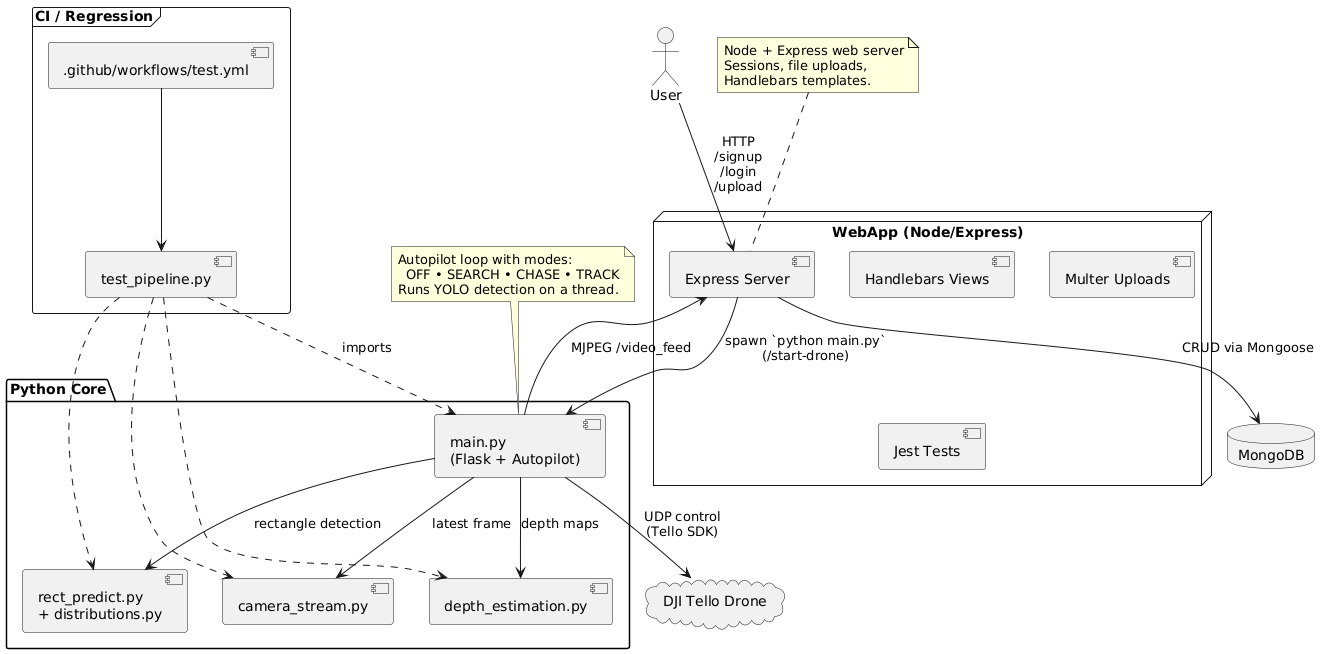
#> input picture MDS_UML.png, 1330 x 654 px; its folder holds only this picture in this run
$ python -i rect_predict.py   (imports and definitions only)
#> lines starting #> are read from the running program, lines starting #| are printed output that depends on the picture
#> further down, picture is the input picture: shape (654, 1330, 3); mean B, G, R 245.6, 246.5, 246.4
"""Utility functions for edge detection and rectangle finding."""

import cv2
import numpy as np
import distributions

# [16 lines left out: function detect_vertical_edges, not called in this run]

def detect_edges_with_rgb(image):
    """Return an RGB edge map encoding different edge orientations."""
    # Define kernels for detecting edges
    left_kernel = np.array([[1, 0, -1],
                            [2, 0, -2],
                            [1, 0, -1]])

    right_kernel = np.array([[-1, 0, 1],
                             [-2, 0, 2],
                             [-1, 0, 1]])

    top_kernel = np.array([[-1, -2, -1],
                           [0, 0, 0],
                           [1, 2, 1]])

    # Convert the image to grayscale if it's not already
    gray_image = cv2.cvtColor(image, cv2.COLOR_BGR2GRAY)
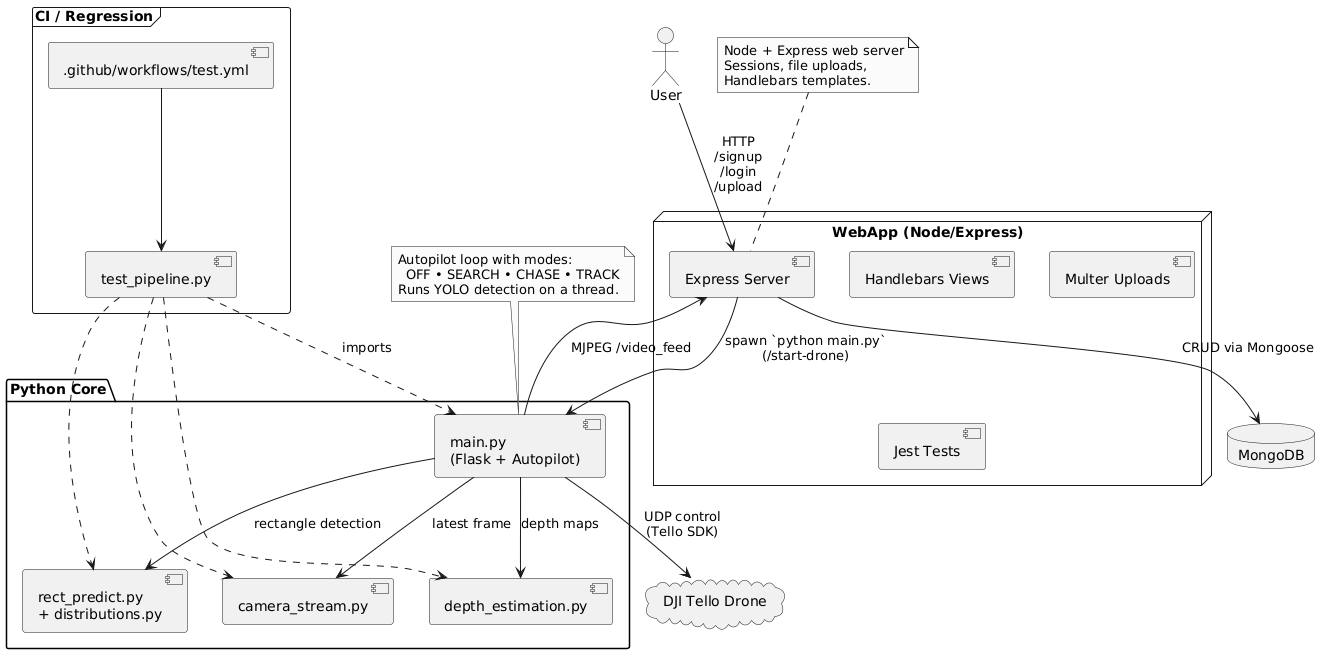
#> gray_image: shape (654, 1330); min 0, max 255, mean 246.4

    # Apply the kernels using cv2.filter2D
    left_edges = cv2.filter2D(gray_image, -1, left_kernel)
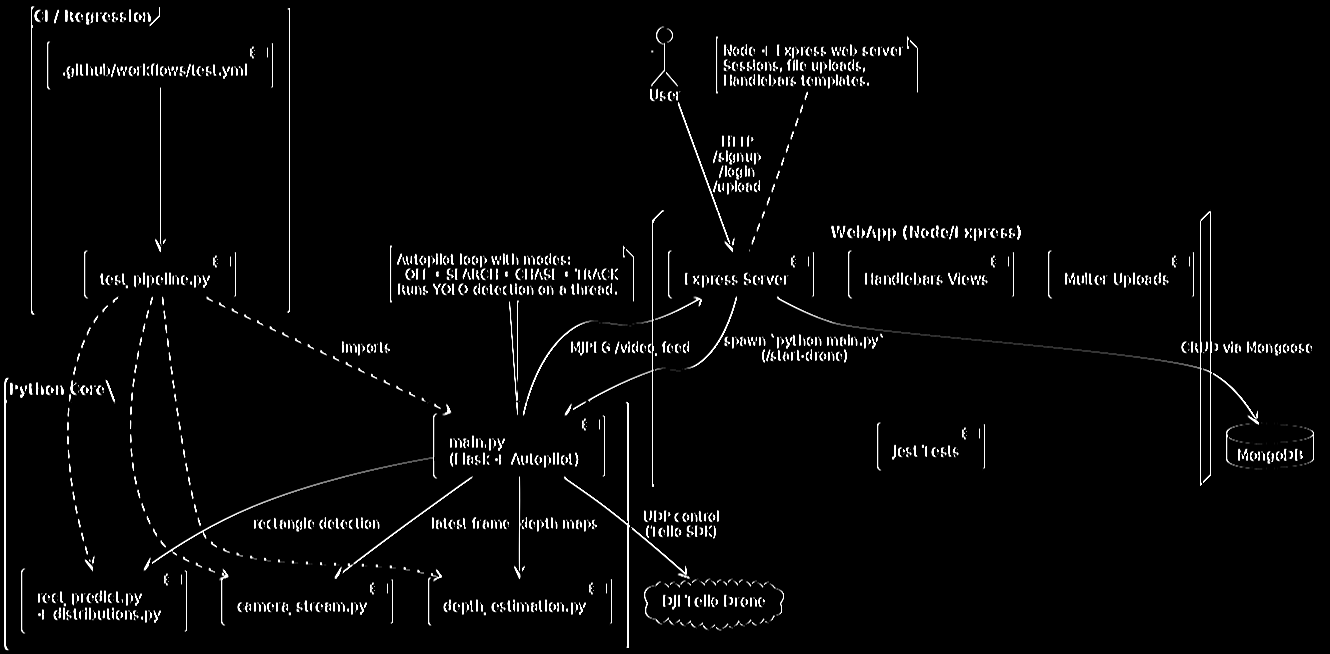
#> left_edges: shape (654, 1330); min 0, max 255, mean 7.3
    right_edges = cv2.filter2D(gray_image, -1, right_kernel)
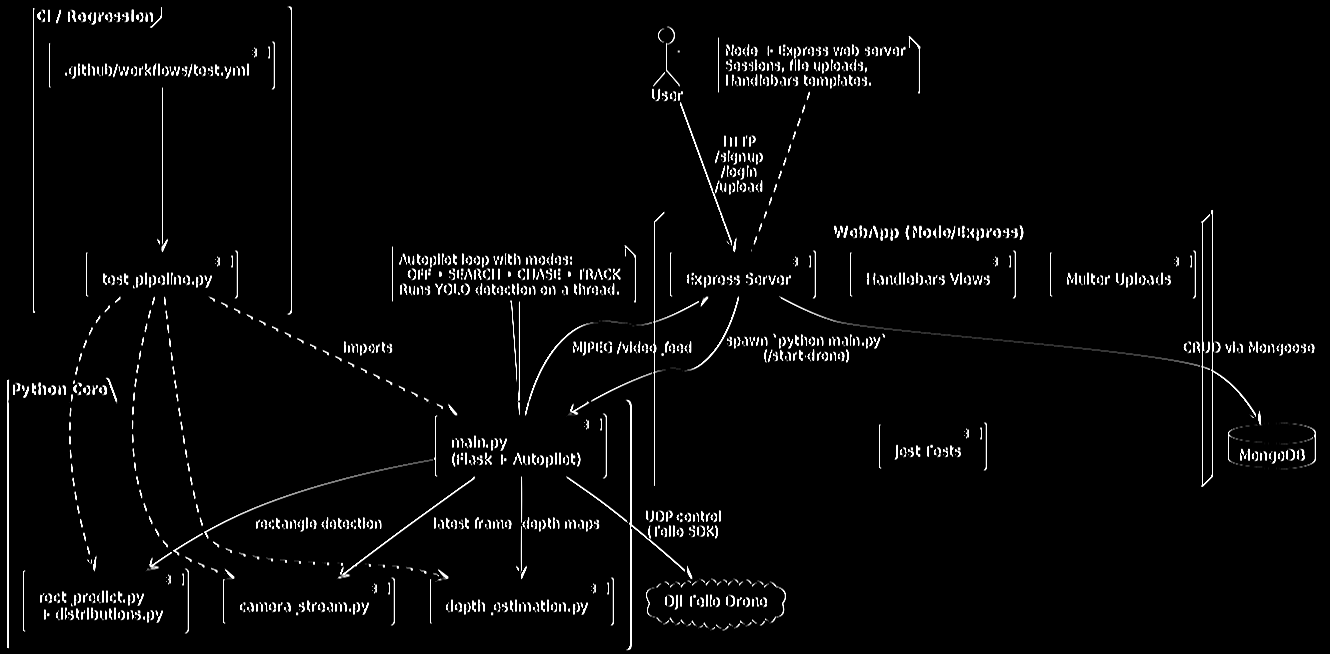
#> right_edges: shape (654, 1330); min 0, max 255, mean 7.4
    top_edges = cv2.filter2D(gray_image, -1, top_kernel)
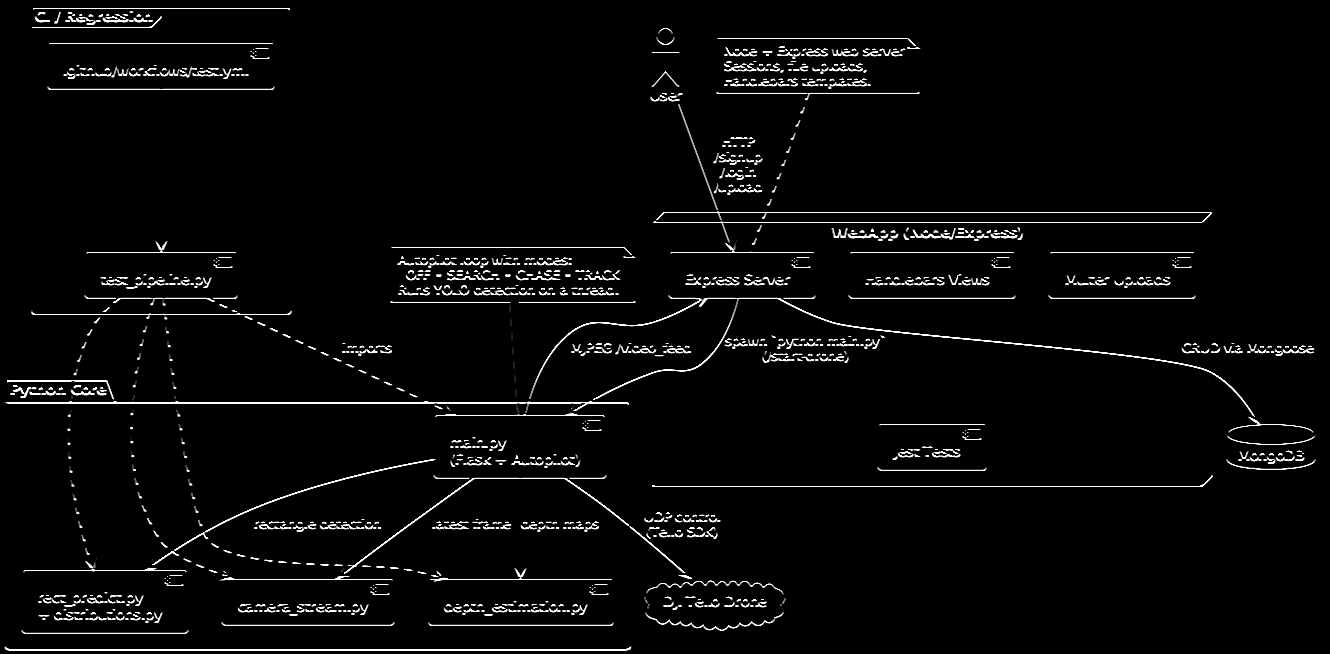
#> top_edges: shape (654, 1330); min 0, max 255, mean 8.4

    # Normalize the edge images to fit in the range [0, 255]
    left_edges = cv2.normalize(left_edges, None, 0, 255, cv2.NORM_MINMAX)
    right_edges = cv2.normalize(right_edges, None, 0, 255, cv2.NORM_MINMAX)
    top_edges = cv2.normalize(top_edges, None, 0, 255, cv2.NORM_MINMAX)

    # Create an RGB image where each channel corresponds to an edge direction
    edge_image = np.zeros((gray_image.shape[0], gray_image.shape[1], 3), dtype=np.uint8)
    edge_image[:, :, 0] = left_edges  # Blue channel for left edges
    edge_image[:, :, 1] = right_edges  # Green channel for right edges
    edge_image[:, :, 2] = top_edges  # Red channel for top edges
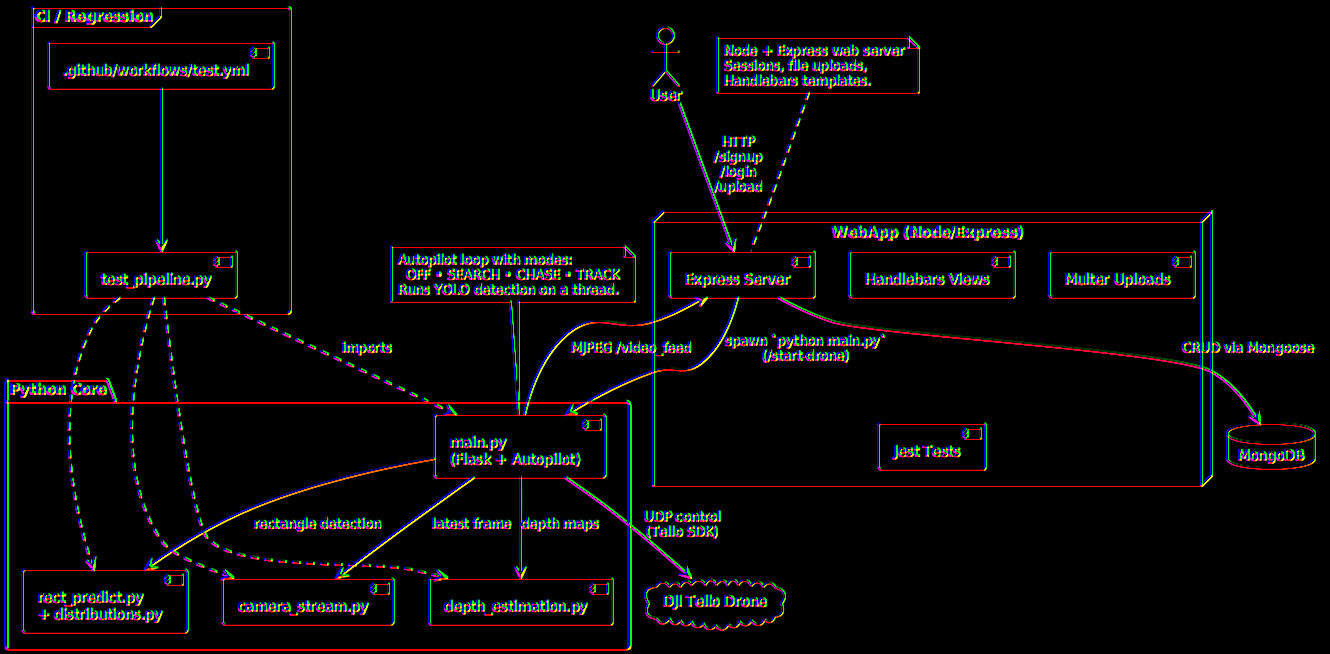
#> edge_image: shape (654, 1330, 3); mean of channels 0, 1, 2 7.3, 7.4, 8.4; drawn as B, G, R

    return edge_image


# [34 lines left out: function detect_rectangles, not called in this run]

>>> import cv2
>>> picture = cv2.imread('MDS_UML.png')
>>> result = detect_edges_with_rgb(picture)
